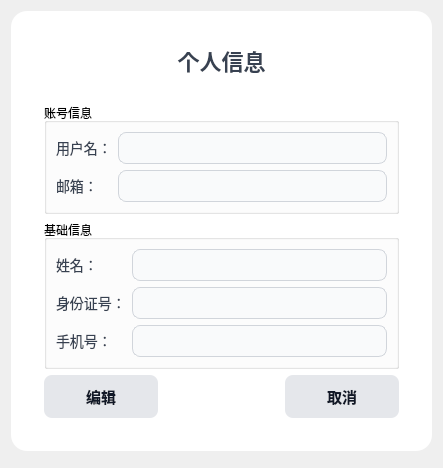
<?xml version="1.0" encoding="UTF-8"?>
<ui version="4.0">
 <class>PersonalInfoForm</class>
 <widget class="QWidget" name="PersonalInfoForm">
  <property name="geometry">
   <rect>
    <x>0</x>
    <y>0</y>
    <width>443</width>
    <height>468</height>
   </rect>
  </property>
  <property name="windowTitle">
   <string>个人信息</string>
  </property>
  <layout class="QVBoxLayout" name="verticalLayout">
   <item>
    <spacer name="topSpacer">
     <property name="orientation">
      <enum>Qt::Orientation::Vertical</enum>
     </property>
     <property name="sizeHint">
      <size>
       <width>20</width>
       <height>20</height>
      </size>
     </property>
    </spacer>
   </item>
   <item>
    <widget class="QFrame" name="infoFrame">
     <property name="styleSheet">
      <string notr="true">
        QFrame {
            background: #ffffff;
            border-radius: 16px;
            padding: 24px;
        }
        QLabel {
            font-size: 14px;
            color: #374151;
            background: transparent;
            margin: 0px;
            padding: 0px;
        }
        QLineEdit, QSpinBox, QComboBox {
            border: 1px solid #d1d5db;
            border-radius: 8px;
            padding: 6px;
            font-size: 14px;
            background: #f9fafb;
        }
        QLineEdit:focus, QSpinBox:focus, QComboBox:focus {
            border: 1px solid #3b82f6;
            background: #f9fafb;
        }
        QPushButton {
            border: none;
            border-radius: 8px;
            padding: 10px;
            font-size: 15px;
            font-weight: bold;
        }
        QLineEdit, QCheckBox {
            color: black;
        }
        #editButton {
            background: #e5e7eb;
            color: #111827;
        }
        #editButton:hover {
            background-color: #d1d5db;
        }
        #saveButton {
            background-color: qlineargradient(x1:0, y1:0, x2:1, y2:0,
                                             stop:0 #3b82f6, stop:1 #2563eb);
            color: white;
        }
        #saveButton:hover {
            background-color: #1d4ed8;
        }
        #cancelButton {
            background: #e5e7eb;
            color: #111827;
        }
        #cancelButton:hover {
            background-color: #d1d5db;
        }
      </string>
     </property>
     <layout class="QVBoxLayout" name="frameLayout">
      <item>
       <widget class="QLabel" name="titleLabel">
        <property name="styleSheet">
         <string notr="true">font-size:22px; font-weight:bold; margin-bottom:20px;</string>
        </property>
        <property name="text"><string>个人信息</string></property>
        <property name="alignment"><set>Qt::AlignmentFlag::AlignCenter</set></property>
       </widget>
      </item>
      <item>
       <widget class="QGroupBox" name="accountGroupBox">
        <property name="title"><string>账号信息</string></property>
        <layout class="QFormLayout" name="accountFormLayout">
         <property name="fieldGrowthPolicy"><enum>QFormLayout::ExpandingFieldsGrow</enum></property>
         <item row="0" column="0">
          <widget class="QLabel" name="labelUsername"><property name="text"><string>用户名：</string></property></widget>
         </item>
         <item row="0" column="1">
          <widget class="QLineEdit" name="usernameEdit">
           <property name="sizePolicy">
            <sizepolicy hsizetype="Expanding" vsizetype="Fixed"><horstretch>0</horstretch><verstretch>0</verstretch></sizepolicy>
           </property>
          </widget>
         </item>
         <item row="1" column="0">
          <widget class="QLabel" name="labelEmail"><property name="text"><string>邮箱：</string></property></widget>
         </item>
         <item row="1" column="1">
          <widget class="QLineEdit" name="emailEdit">
           <property name="sizePolicy">
            <sizepolicy hsizetype="Expanding" vsizetype="Fixed"><horstretch>0</horstretch><verstretch>0</verstretch></sizepolicy>
           </property>
          </widget>
         </item>
        </layout>
       </widget>
      </item>
      <item>
       <widget class="QGroupBox" name="personalGroupBox">
        <property name="title"><string>基础信息</string></property>
        <layout class="QFormLayout" name="formLayout">
         <property name="fieldGrowthPolicy"><enum>QFormLayout::ExpandingFieldsGrow</enum></property>
         <item row="0" column="0">
          <widget class="QLabel" name="labelName"><property name="text"><string>姓名：</string></property></widget>
         </item>
         <item row="0" column="1">
          <widget class="QLineEdit" name="nameEdit">
           <property name="sizePolicy">
            <sizepolicy hsizetype="Expanding" vsizetype="Fixed"><horstretch>0</horstretch><verstretch>0</verstretch></sizepolicy>
           </property>
          </widget>
         </item>
         <item row="1" column="0">
          <widget class="QLabel" name="labelIdNumber"><property name="text"><string>身份证号：</string></property></widget>
         </item>
         <item row="1" column="1">
          <widget class="QLineEdit" name="idNumberEdit">
           <property name="sizePolicy">
            <sizepolicy hsizetype="Expanding" vsizetype="Fixed"><horstretch>0</horstretch><verstretch>0</verstretch></sizepolicy>
           </property>
          </widget>
         </item>
         <item row="2" column="0">
          <widget class="QLabel" name="labelPhoneNumber"><property name="text"><string>手机号：</string></property></widget>
         </item>
         <item row="2" column="1">
          <widget class="QLineEdit" name="phoneEdit">
           <property name="sizePolicy">
            <sizepolicy hsizetype="Expanding" vsizetype="Fixed"><horstretch>0</horstretch><verstretch>0</verstretch></sizepolicy>
           </property>
          </widget>
         </item>
        </layout>
       </widget>
      </item>
      <item>
       <layout class="QHBoxLayout" name="buttonLayout">
        <item>
         <widget class="QPushButton" name="editButton"><property name="text"><string>编辑</string></property></widget>
        </item>
        <item>
         <widget class="QPushButton" name="saveButton"><property name="visible"><bool>false</bool></property><property name="text"><string>保存</string></property></widget>
        </item>
        <item>
         <widget class="QPushButton" name="cancelButton"><property name="visible"><bool>false</bool></property><property name="text"><string>取消</string></property></widget>
        </item>
       </layout>
      </item>
     </layout>
    </widget>
   </item>
   <item>
    <spacer name="bottomSpacer">
     <property name="orientation"><enum>Qt::Orientation::Vertical</enum></property>
     <property name="sizeHint"><size><width>20</width><height>40</height></size></property>
    </spacer>
   </item>
  </layout>
 </widget>
 <resources/>
 <connections/>
</ui>
